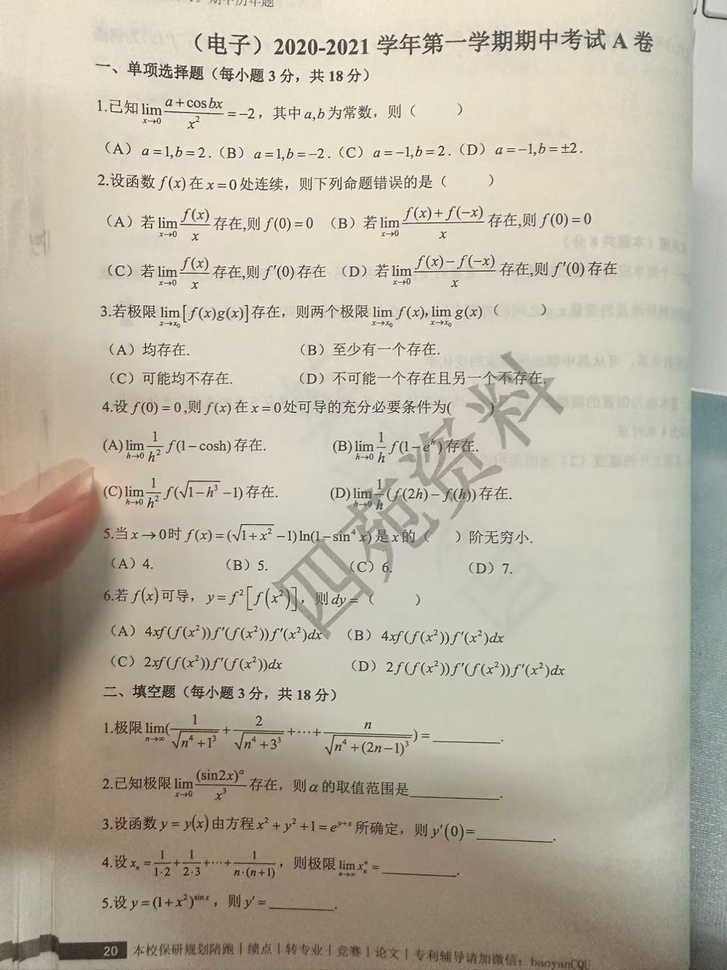
#> input picture examples/exam_original.jpg, 727 x 970 px, shrunk from 1275 x 1700 before the run
$ python -i rectify.py   (imports and definitions only)
#> lines starting #> are read from the running program, lines starting #| are printed output that depends on the picture; after the words box and inside, x2 and y2 are one past the last pixel; in counts of white or black regions, pixels touching at a corner belong together
#> further down, picture is the input picture: shape (970, 727, 3); mean B, G, R 163.3, 179, 186.1
# -*- coding: utf-8 -*-
"""透视矫正：检测纸张四角，拉平成扫描件；再把透明手写层投回原照片。

流程：
1. detect_page_corners 找纸张四角（外轮廓四边形，失败再用亮纸二值化兜底）；
2. warp_to_scan 用单应矩阵把纸张拉平，行线变水平，坐标可直接量；
3. 手写层在扫描件坐标系里渲染，最后 warp_layer_back 按逆矩阵贴回照片。

角点不可信时返回 None，由调用方回退到直接在照片上落笔的旧流程。
"""
import cv2
import numpy as np


# [38 lines left out: functions _order, _angles_ok, _quad_from_mask, not called in this run]


def detect_page_corners(img, min_ratio=0.35):
    """返回 (四角 | None, 面积占比)。

    先用“光照归一化 + Otsu”找纸张轮廓，能扛住页面底部阴影；
    角点贴住画面边缘（整张已是扫描件）时返回 None，不做无意义的矫正。
    """
#> called with min_ratio = 0.35
    h, w = img.shape[:2]
#> h = 970; w = 727
    gray = cv2.cvtColor(img, cv2.COLOR_BGR2GRAY) if img.ndim == 3 else img
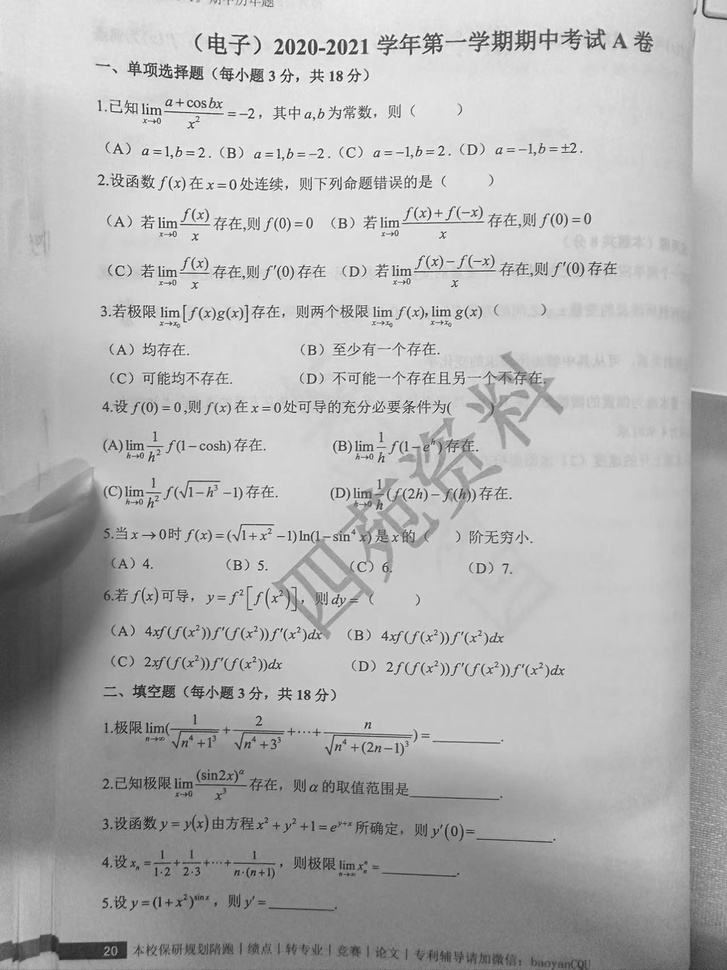
#> gray: shape (970, 727); min 10, max 253, mean 179.3
    g = cv2.GaussianBlur(gray, (5, 5), 0)
    min_area = min_ratio * w * h
#> min_area = 246816.5

    # 主路径：去掉大尺度明暗差异后再二值化，避免底部阴影把纸切掉一块
    bg = cv2.GaussianBlur(g, (0, 0), max(30, min(h, w) // 8))
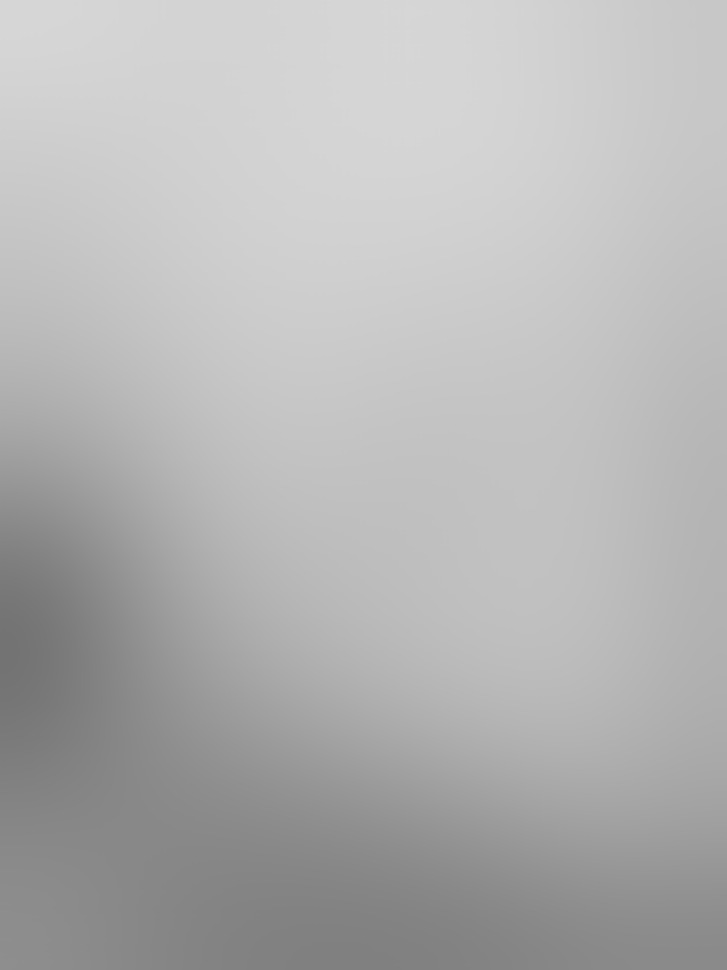
#> bg: shape (970, 727); min 115, max 215, mean 179.3
    norm = cv2.divide(g, bg, scale=255)
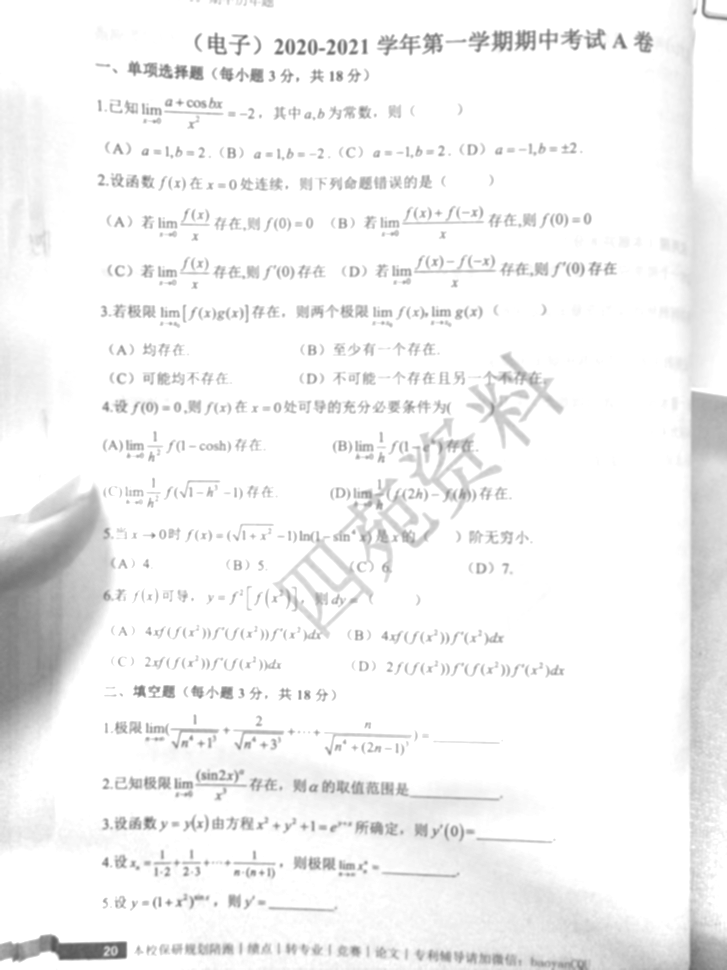
#> norm: shape (970, 727); min 84, max 255, mean 243.5
    _, bw = cv2.threshold(norm, 0, 255, cv2.THRESH_BINARY + cv2.THRESH_OTSU)
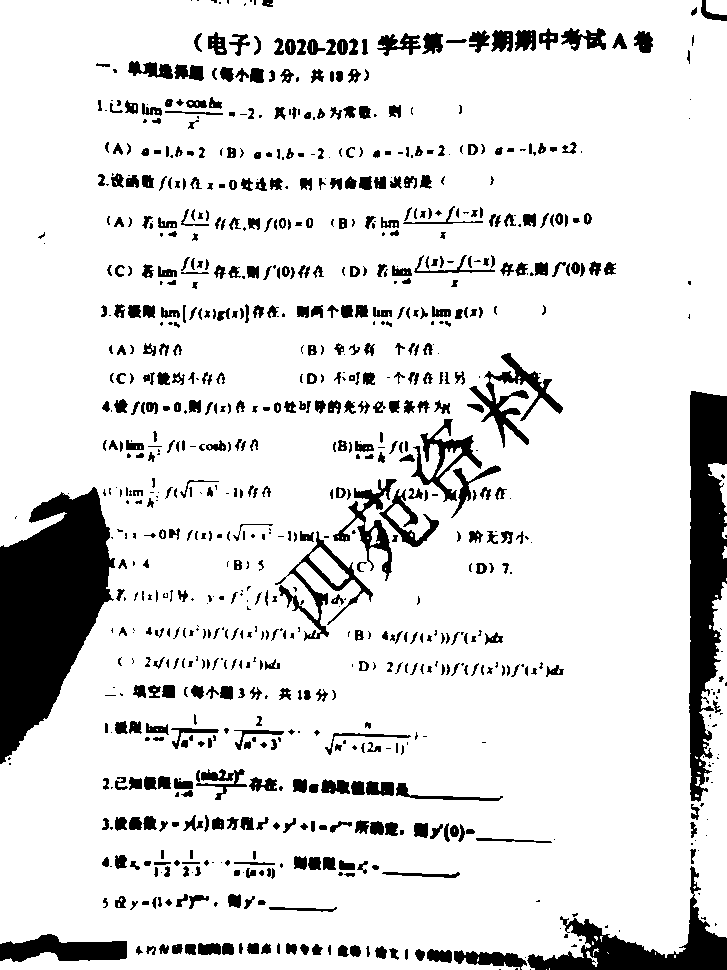
#> bw: shape (970, 727); 87.1% white; 899 black regions (297 under 20 px), largest, box (x1, y1, x2, y2) and area: (0, 487, 115, 764) 19254, (689, 391, 727, 802) 10755, (527, 866, 727, 970) 5646
    bw = cv2.morphologyEx(bw, cv2.MORPH_CLOSE, np.ones((15, 15), np.uint8))
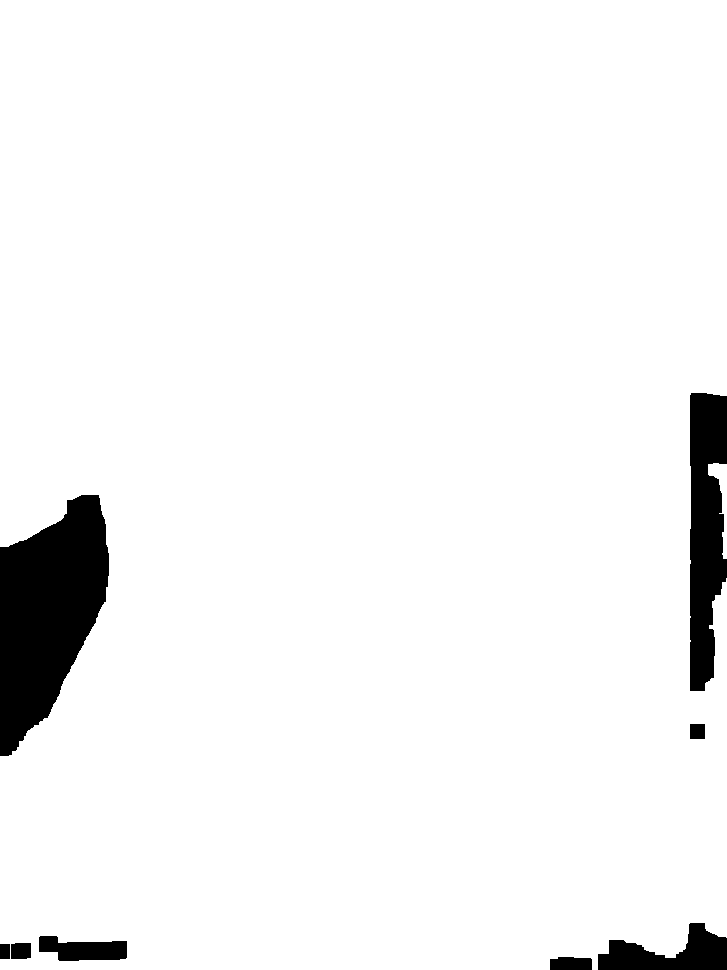
#> bw: shape (970, 727); 95.3% white; 8 black regions
    cs, _ = cv2.findContours(bw, cv2.RETR_EXTERNAL, cv2.CHAIN_APPROX_SIMPLE)
#> cs = 2 contours; box (x1, y1, x2, y2) and area: (0, 0, 727, 970) 671276, (708, 463, 727, 559) 535
    best = None
    if cs:
        c = max(cs, key=cv2.contourArea)
#> c = contour of 345 points, box (x1, y1, x2, y2) (0, 0, 727, 970), area 671276
        area = cv2.contourArea(c)
#> area = 671276.5
        peri = cv2.arcLength(c, True)
#> peri = 4037.8
        for eps in (0.01, 0.02, 0.03, 0.05):
            ap = cv2.approxPolyDP(cv2.convexHull(c), eps * peri, True)
            if len(ap) == 4:
                best = (area, ap.reshape(4, 2).astype(np.float32))
                break
#> this loop made 1 pass
#> best on pass 1: (671276.5, [[726, 0], [726, 937], [0, 969], [0, 0]])

    if best is None:
        edges = cv2.Canny(g, 40, 120)
        edges = cv2.dilate(edges, np.ones((3, 3), np.uint8), iterations=1)
        best = _quad_from_mask(edges, min_area)

    if best is None:
        return None, 0.0
    area, quad = best
#> quad = [[726, 0], [726, 937], [0, 969], [0, 0]]
    ratio = area / float(w * h)
#> ratio = 0.952
    if ratio < min_ratio or ratio > 0.94:
        return None, ratio
    quad = _order(quad)
    if not _angles_ok(quad):
        return None, ratio
    # 四角都贴边 = 已经是扫描件，不需要再拉一次
    mx, my = 0.015 * w, 0.015 * h
    if all((p[0] <= mx or p[0] >= w - mx) and (p[1] <= my or p[1] >= h - my) for p in quad):
        return None, ratio
    return quad, ratio


# [12 lines left out: function warp_to_scan, not called in this run]


def transform_points(pts, M):
    arr = np.array(pts, dtype=np.float32).reshape(-1, 1, 2)
    return cv2.perspectiveTransform(arr, M).reshape(-1, 2)


# [21 lines left out: functions box_back, warp_layer_back, not called in this run]

>>> import cv2
>>> picture = cv2.imread('../examples/exam_original.jpg')
>>> result = detect_page_corners(picture)
